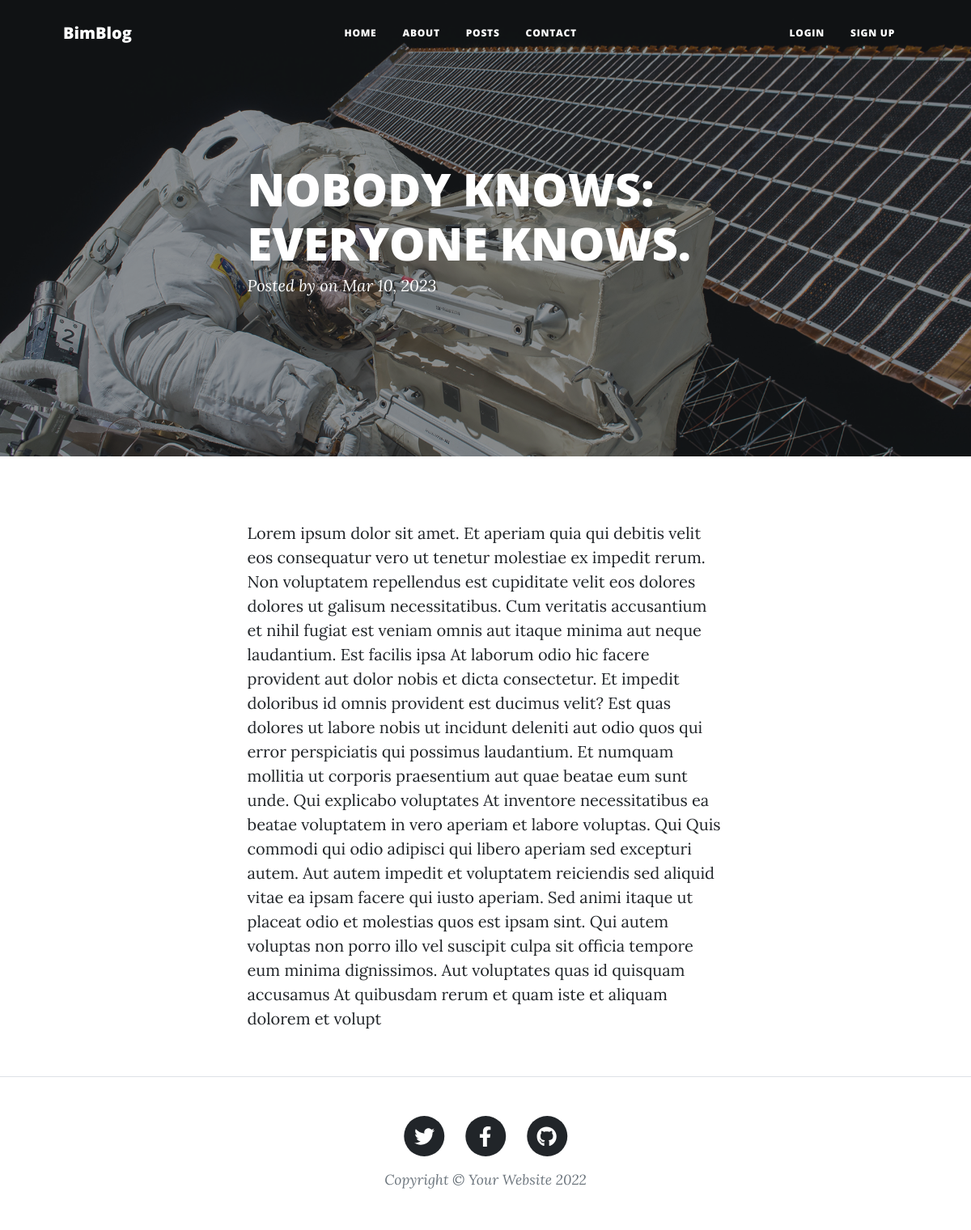
The app's page /article/4/ with its own data.
### blog/models.py (models this page shows, shortened)
class Post(models.Model):
    title = models.CharField(max_length=255)
    title_tag = models.CharField(max_length=255)
    author =  models.ForeignKey(User, on_delete=models.CASCADE)
    body = models.TextField()
    created = models.DateTimeField(auto_now_add=True)
    updated = models.DateTimeField(auto_now=True)
    published_date = models.DateTimeField(blank=True, null=True)
    class Meta:
        ordering = ['-published_date']

### blog/views.py (the view)
# urls.py: path('article/<int:pk>/', views.ArticleDetailView.as_view(), name='article-detail'),
class ArticleDetailView(DetailView):
    model = Post
    template_name = 'blog/article_details.html'

### blog/templates/blog/article_details.html (shortened to what this page needs)
{% extends 'blog/base.html' %}
{%load static%}
{% block content %}
        <header class="masthead" style="background-image: url('assets/img/post-bg.jpg')">
            <div class="container position-relative px-4 px-lg-5">
                <div class="row gx-4 gx-lg-5 justify-content-center">
                    <div class="col-md-10 col-lg-8 col-xl-7">
                        <div class="post-heading">
                            <h1>{{post.title}}</h1>
                            <span class="meta">
                                Posted by
                                on {{post.created|date:'M d, Y'}}
                            </span>
                        </div>
                    </div>
                </div>
            </div>
        </header>
        <article class="mb-4">
            <div class="container px-4 px-lg-5">
                <div class="row gx-4 gx-lg-5 justify-content-center">
                    <div class="col-md-10 col-lg-8 col-xl-7">
                       <p>{{post.body}}</p>
                    </div>
                </div>
            </div>
        </article>
        {% endblock %}

### records on screen
Post: title "NOBODY KNOWS: EVERYONE KNOWS.", created "Mar 10, 2023", body "Lorem ipsum dolor sit amet. Et aperiam quia qui debitis velit eos consequatur vero ut tenetur molestiae ex impedit rerum. Non voluptatem repellendus est cupiditate velit eos dolores dolores ut galisum necessitatibus. Cum veritatis accusantium et nihil fugiat est veniam omnis aut itaque minima aut neque laudantium. Est facilis ipsa At laborum odio hic facere provident aut dolor nobis et dicta consectetur. Et impedit doloribus id omnis provident est ducimus velit? Est quas dolores ut labore nobis ut incidunt deleniti aut odio quos qui error perspiciatis qui possimus laudantium. Et numquam mollitia ut corporis praesentium aut quae beatae eum sunt unde. Qui explicabo voluptates At inventore…"
